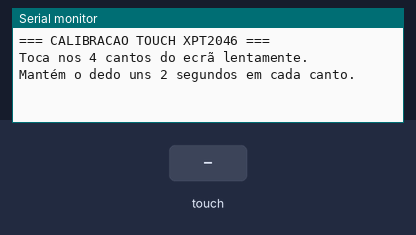
A sketch run on a simulated Arduino Uno, built with avr-gcc and run on an emulated ATmega328P. Parts: the last lines printed to the serial monitor. The test bench sets the inputs (shaded band).

Above: at 2.2 s.
2.3 s: touch panel pressed at 13 % / 10 % of its raw x / y range
At 3.5 s:
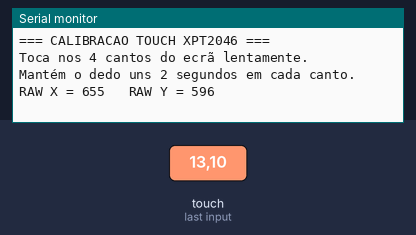
3.8 s: touch panel pressed at 38 % / 10 % of its raw x / y range
At 4.9 s:
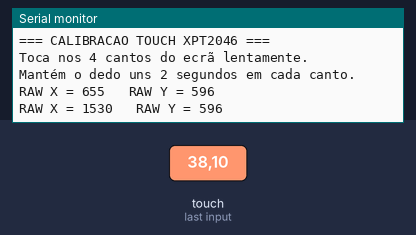

Measured:
- after the input at 2.3 s, the serial monitor: prints a new line at once (image 1)
- after the input at 3.8 s, the serial monitor: prints a new line at once (image 2)

The sketch:

calibracao_touch.ino
```cpp
#include <XPT2046_Touchscreen.h>

#define TOUCH_CS 7

XPT2046_Touchscreen ts(TOUCH_CS);

void setup() {
  Serial.begin(115200);
  delay(1000);

  ts.begin();
  ts.setRotation(3);   // usa a mesma rotação do teu projeto

  Serial.println("=== CALIBRACAO TOUCH XPT2046 ===");
  Serial.println("Toca nos 4 cantos do ecrã lentamente.");
  Serial.println("Mantém o dedo uns 2 segundos em cada canto.");
  Serial.println();
}

void loop() {
  if (ts.touched()) {
    TS_Point p = ts.getPoint();

    Serial.print("RAW X = ");
    Serial.print(p.x);
    Serial.print("   RAW Y = ");
    Serial.println(p.y);

    delay(200);  // evita spam massivo
  }
}
```
